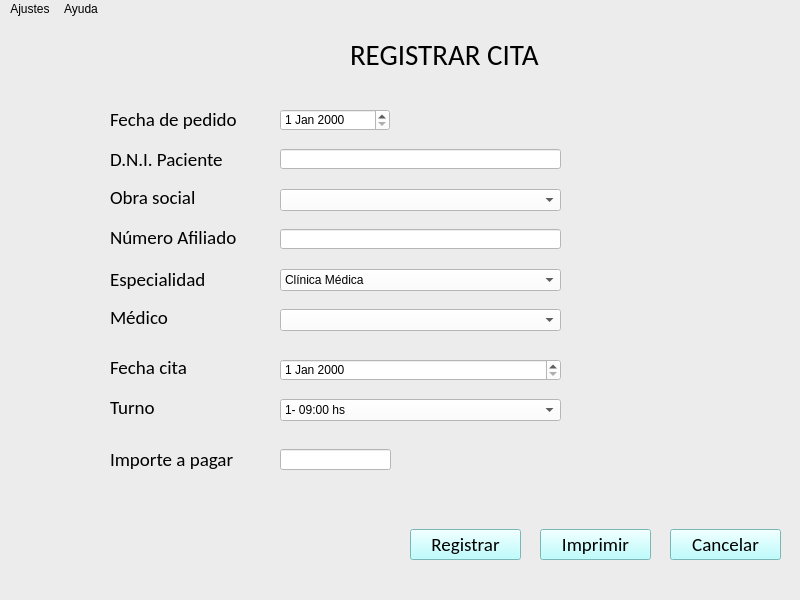
<?xml version="1.0" encoding="UTF-8"?>
<ui version="4.0">
 <class>MainWindow</class>
 <widget class="QMainWindow" name="MainWindow">
  <property name="geometry">
   <rect>
    <x>0</x>
    <y>0</y>
    <width>800</width>
    <height>600</height>
   </rect>
  </property>
  <property name="windowTitle">
   <string>MainWindow</string>
  </property>
  <property name="styleSheet">
   <string notr="true">background-color: rgb(236, 236, 236);</string>
  </property>
  <widget class="QWidget" name="centralwidget">
   <widget class="QLabel" name="label">
    <property name="geometry">
     <rect>
      <x>350</x>
      <y>10</y>
      <width>241</width>
      <height>51</height>
     </rect>
    </property>
    <property name="font">
     <font>
      <family>Calibri</family>
      <pointsize>22</pointsize>
     </font>
    </property>
    <property name="text">
     <string>REGISTRAR CITA</string>
    </property>
   </widget>
   <widget class="QLineEdit" name="lineEdit">
    <property name="geometry">
     <rect>
      <x>280</x>
      <y>130</y>
      <width>281</width>
      <height>20</height>
     </rect>
    </property>
    <property name="styleSheet">
     <string notr="true">background-color: rgb(255, 255, 255);</string>
    </property>
   </widget>
   <widget class="QComboBox" name="comboBox">
    <property name="geometry">
     <rect>
      <x>280</x>
      <y>250</y>
      <width>281</width>
      <height>22</height>
     </rect>
    </property>
    <property name="styleSheet">
     <string notr="true">background-color: rgb(255, 255, 255);</string>
    </property>
    <item>
     <property name="text">
      <string>Clínica Médica</string>
     </property>
    </item>
    <item>
     <property name="text">
      <string>Traumatología</string>
     </property>
    </item>
    <item>
     <property name="text">
      <string>Dermatología</string>
     </property>
    </item>
    <item>
     <property name="text">
      <string>Pediatría General</string>
     </property>
    </item>
    <item>
     <property name="text">
      <string>Ginecología</string>
     </property>
    </item>
   </widget>
   <widget class="QLabel" name="label_2">
    <property name="geometry">
     <rect>
      <x>110</x>
      <y>130</y>
      <width>131</width>
      <height>20</height>
     </rect>
    </property>
    <property name="font">
     <font>
      <family>Calibri</family>
      <pointsize>14</pointsize>
     </font>
    </property>
    <property name="text">
     <string>D.N.I. Paciente</string>
    </property>
   </widget>
   <widget class="QLabel" name="label_4">
    <property name="geometry">
     <rect>
      <x>110</x>
      <y>250</y>
      <width>101</width>
      <height>20</height>
     </rect>
    </property>
    <property name="font">
     <font>
      <family>Calibri</family>
      <pointsize>14</pointsize>
     </font>
    </property>
    <property name="text">
     <string>Especialidad</string>
    </property>
   </widget>
   <widget class="QLabel" name="label_3">
    <property name="geometry">
     <rect>
      <x>110</x>
      <y>290</y>
      <width>131</width>
      <height>16</height>
     </rect>
    </property>
    <property name="font">
     <font>
      <family>Calibri</family>
      <pointsize>14</pointsize>
     </font>
    </property>
    <property name="text">
     <string>Médico</string>
    </property>
   </widget>
   <widget class="QComboBox" name="comboBox_2">
    <property name="geometry">
     <rect>
      <x>280</x>
      <y>170</y>
      <width>281</width>
      <height>22</height>
     </rect>
    </property>
    <property name="styleSheet">
     <string notr="true">background-color: rgb(255, 255, 255);</string>
    </property>
   </widget>
   <widget class="QLineEdit" name="lineEdit_2">
    <property name="geometry">
     <rect>
      <x>280</x>
      <y>210</y>
      <width>281</width>
      <height>20</height>
     </rect>
    </property>
    <property name="styleSheet">
     <string notr="true">background-color: rgb(255, 255, 255);</string>
    </property>
   </widget>
   <widget class="QPushButton" name="pushButton">
    <property name="geometry">
     <rect>
      <x>410</x>
      <y>510</y>
      <width>111</width>
      <height>31</height>
     </rect>
    </property>
    <property name="font">
     <font>
      <family>Calibri</family>
      <pointsize>14</pointsize>
     </font>
    </property>
    <property name="styleSheet">
     <string notr="true">background-color: rgb(170, 255, 255);</string>
    </property>
    <property name="text">
     <string>Registrar</string>
    </property>
   </widget>
   <widget class="QPushButton" name="pushButton_2">
    <property name="geometry">
     <rect>
      <x>670</x>
      <y>510</y>
      <width>111</width>
      <height>31</height>
     </rect>
    </property>
    <property name="font">
     <font>
      <family>Calibri</family>
      <pointsize>14</pointsize>
     </font>
    </property>
    <property name="styleSheet">
     <string notr="true">background-color: rgb(170, 255, 255);</string>
    </property>
    <property name="text">
     <string>Cancelar</string>
    </property>
   </widget>
   <widget class="QLabel" name="label_6">
    <property name="geometry">
     <rect>
      <x>110</x>
      <y>340</y>
      <width>121</width>
      <height>16</height>
     </rect>
    </property>
    <property name="font">
     <font>
      <family>Calibri</family>
      <pointsize>14</pointsize>
     </font>
    </property>
    <property name="text">
     <string>Fecha cita</string>
    </property>
   </widget>
   <widget class="QComboBox" name="comboBox_3">
    <property name="geometry">
     <rect>
      <x>280</x>
      <y>380</y>
      <width>281</width>
      <height>22</height>
     </rect>
    </property>
    <property name="styleSheet">
     <string notr="true">background-color: rgb(255, 255, 255);</string>
    </property>
    <item>
     <property name="text">
      <string>1- 09:00 hs</string>
     </property>
    </item>
    <item>
     <property name="text">
      <string>2- 09:40 hs</string>
     </property>
    </item>
    <item>
     <property name="text">
      <string>3- 14:00 hs</string>
     </property>
    </item>
    <item>
     <property name="text">
      <string>4- 14:40 hs</string>
     </property>
    </item>
   </widget>
   <widget class="QLabel" name="label_7">
    <property name="geometry">
     <rect>
      <x>110</x>
      <y>210</y>
      <width>131</width>
      <height>16</height>
     </rect>
    </property>
    <property name="font">
     <font>
      <family>Calibri</family>
      <pointsize>14</pointsize>
     </font>
    </property>
    <property name="text">
     <string>Número Afiliado</string>
    </property>
   </widget>
   <widget class="QComboBox" name="comboBox_4">
    <property name="geometry">
     <rect>
      <x>280</x>
      <y>290</y>
      <width>281</width>
      <height>22</height>
     </rect>
    </property>
    <property name="styleSheet">
     <string notr="true">background-color: rgb(255, 255, 255);</string>
    </property>
   </widget>
   <widget class="QDateEdit" name="dateEdit">
    <property name="geometry">
     <rect>
      <x>280</x>
      <y>90</y>
      <width>110</width>
      <height>22</height>
     </rect>
    </property>
    <property name="styleSheet">
     <string notr="true">background-color: rgb(255, 255, 255);</string>
    </property>
   </widget>
   <widget class="QLabel" name="label_8">
    <property name="geometry">
     <rect>
      <x>110</x>
      <y>90</y>
      <width>131</width>
      <height>21</height>
     </rect>
    </property>
    <property name="font">
     <font>
      <family>Calibri</family>
      <pointsize>14</pointsize>
     </font>
    </property>
    <property name="text">
     <string>Fecha de pedido</string>
    </property>
   </widget>
   <widget class="QLabel" name="label_9">
    <property name="geometry">
     <rect>
      <x>110</x>
      <y>170</y>
      <width>121</width>
      <height>16</height>
     </rect>
    </property>
    <property name="font">
     <font>
      <family>Calibri</family>
      <pointsize>14</pointsize>
     </font>
    </property>
    <property name="text">
     <string>Obra social</string>
    </property>
   </widget>
   <widget class="QLabel" name="label_10">
    <property name="geometry">
     <rect>
      <x>110</x>
      <y>380</y>
      <width>121</width>
      <height>16</height>
     </rect>
    </property>
    <property name="font">
     <font>
      <family>Calibri</family>
      <pointsize>14</pointsize>
     </font>
    </property>
    <property name="text">
     <string>Turno</string>
    </property>
   </widget>
   <widget class="QDateEdit" name="dateEdit_2">
    <property name="geometry">
     <rect>
      <x>280</x>
      <y>340</y>
      <width>281</width>
      <height>22</height>
     </rect>
    </property>
    <property name="styleSheet">
     <string notr="true">background-color: rgb(255, 255, 255);</string>
    </property>
   </widget>
   <widget class="QLabel" name="label_11">
    <property name="geometry">
     <rect>
      <x>110</x>
      <y>430</y>
      <width>131</width>
      <height>21</height>
     </rect>
    </property>
    <property name="font">
     <font>
      <family>Calibri</family>
      <pointsize>14</pointsize>
     </font>
    </property>
    <property name="text">
     <string>Importe a pagar</string>
    </property>
   </widget>
   <widget class="QLineEdit" name="lineEdit_3">
    <property name="geometry">
     <rect>
      <x>280</x>
      <y>430</y>
      <width>111</width>
      <height>21</height>
     </rect>
    </property>
    <property name="styleSheet">
     <string notr="true">background-color: rgb(255, 255, 255);</string>
    </property>
   </widget>
   <widget class="QPushButton" name="pushButton_3">
    <property name="geometry">
     <rect>
      <x>540</x>
      <y>510</y>
      <width>111</width>
      <height>31</height>
     </rect>
    </property>
    <property name="font">
     <font>
      <family>Calibri</family>
      <pointsize>14</pointsize>
     </font>
    </property>
    <property name="styleSheet">
     <string notr="true">background-color: rgb(170, 255, 255);</string>
    </property>
    <property name="text">
     <string>Imprimir</string>
    </property>
   </widget>
  </widget>
  <widget class="QMenuBar" name="menubar">
   <property name="geometry">
    <rect>
     <x>0</x>
     <y>0</y>
     <width>800</width>
     <height>21</height>
    </rect>
   </property>
   <widget class="QMenu" name="menuAjustes">
    <property name="title">
     <string>Ajustes</string>
    </property>
    <addaction name="actionActualizar_Informaci_n"/>
   </widget>
   <widget class="QMenu" name="menuAyuda">
    <property name="title">
     <string>Ayuda</string>
    </property>
    <addaction name="actionAcerca_de"/>
   </widget>
   <addaction name="menuAjustes"/>
   <addaction name="menuAyuda"/>
  </widget>
  <widget class="QStatusBar" name="statusbar"/>
  <action name="actionActualizar_Informaci_n">
   <property name="text">
    <string>Actualizar Información</string>
   </property>
  </action>
  <action name="actionAcerca_de">
   <property name="text">
    <string>Acerca de ...</string>
   </property>
  </action>
 </widget>
 <resources/>
 <connections/>
</ui>
